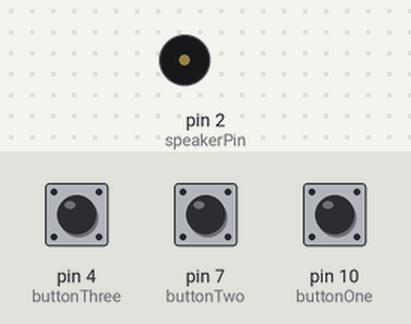
Bench run of a sketch on a simulated Arduino Uno, built with avr-gcc and run on an emulated ATmega328P. On the bench: buzzer (waves = sounding). The test bench sets the inputs (shaded band); at power-on: pin 4 (buttonThree) HIGH, pin 7 (buttonTwo) HIGH, pin 10 (buttonOne) HIGH.

Above: at 1.2 s.
1.3 s: pin 4 (buttonThree) pulled LOW for 0.15 s
At 2.33 s:
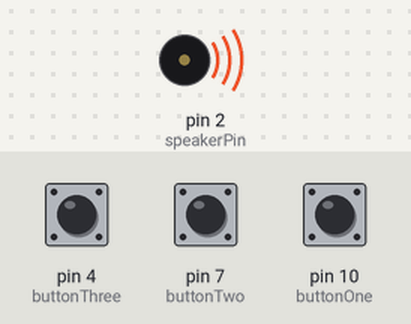
Timing chart, 0 to 8.7 s (numbered marks = the images above; inputs shaded):
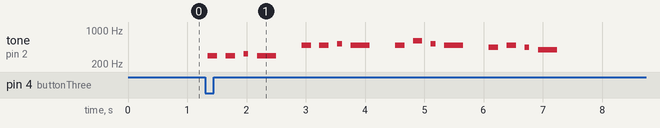

The sketch:

happy_birthday.ino
```cpp
const int speakerPin = 2;
const int buttonOne = 10;
const int buttonTwo = 7;
const int buttonThree = 4;

int buttonOneState = 1;
int buttonTwoState = 1;
int buttonThreeState = 1;


int speedOne = 5;

int speedTwo = 5;

int speedThree = 4;


int length = 28; // the number of notes

int lengthTwo = 34; // the number of notes

int lengthThree = 19;

char notes[] = "GGAGcB GGAGdc GGxecBA yyecdc";

char notesTwo[] = "DGGAGFEE EAABAGFD DBBcBAGE DDEAFGD";

char notesThree[] = "DDED BBcB BdcB ABAG";

int beats[] = { 2, 2, 8, 8, 8, 16, 1, 2, 2, 8, 8,8, 16, 1, 2,2,8,8,8,8,16, 1,2,2,8,8,8,16 };

int beatsTwo[] = {4, 4, 2, 2, 2, 2, 4, 4, 1, 4, 4, 2, 2, 2, 2, 4, 4, 1, 4, 4, 2, 2, 2, 2, 4, 4, 1, 4, 4, 8, 8, 8, 8};

int beatsThree[] {4, 4, 2, 8, 1, 4, 4, 2, 8, 1, 4, 4, 2, 8, 1, 4, 4, 2, 8};

int tempo = 150;

int tempoTwo=150;

int tempoThree=200;

void playTone(int tone, int duration) {

for (long i = 0; i < duration * 1000L; i += tone * 2) {

   digitalWrite(speakerPin, HIGH);

   delayMicroseconds(tone);

   digitalWrite(speakerPin, LOW);

   delayMicroseconds(tone);

}

}

void playNote(char note, int duration, int SPEE) {

char names[] = {'C', 'D', 'E', 'F', 'G', 'A', 'B',

                 'c', 'd', 'e', 'f', 'g', 'a', 'b',

                 'x', 'y' };

int tones[] = { 1915, 1700, 1519, 1432, 1275, 1136, 1014,

                 956,  834,  765,  593,  468,  346,  224,

                 655 , 715 };

//int SPEE = 5;

// play the tone corresponding to the note name

for (int i = 0; i < 17; i++) {

   if (names[i] == note) {
    int newduration = duration/SPEE;
     playTone(tones[i], newduration);

   }

}

}

void setup() {
  Serial.begin(9600);
  pinMode(speakerPin, OUTPUT);
  pinMode(buttonOne, INPUT);
  digitalWrite(buttonOne, HIGH);
  pinMode(buttonTwo, INPUT);
  digitalWrite(buttonTwo, HIGH);
  pinMode(buttonThree, INPUT);
  digitalWrite(buttonThree, HIGH);

}

void loop() {

  buttonOneState = digitalRead(buttonOne);
  buttonTwoState = digitalRead(buttonTwo);
  buttonThreeState = digitalRead(buttonThree);

  //Serial.println(buttonState);

  if (buttonOneState == LOW){
    for (int i = 0; i < length; i++) {

     if (notes[i] == ' ') {

       delay(beats[i] * tempo); // rest

     } else {

       playNote(notes[i], beats[i] * tempo, speedOne);

     }

     // pause between notes

     delay(tempo);

    }
  }

  if (buttonTwoState == LOW){
    for (int i = 0; i < lengthTwo; i++) {

     if (notesTwo[i] == ' ') {

       delay(beatsTwo[i] * tempoTwo); // rest

     } else {

       playNote(notesTwo[i], beatsTwo[i] * tempoTwo, speedTwo);

     }

     // pause between notes

     delay(tempo);

    }
  }

  if (buttonThreeState == LOW){
    for (int i = 0; i < lengthThree; i++) {

     if (notesThree[i] == ' ') {

       delay(beatsThree[i] * tempo); // rest

     } else {

       playNote(notesThree[i], beatsThree[i] * tempo, speedThree);

     }

     // pause between notes

     delay(tempo);

    }
  }

}
```

Measured:
- after the input at 1.3 s, tone on pin 2 (speakerPin): plays 294 Hz for 0.16 s, 294 Hz for 0.16 s, 328 Hz for 0.08 s, 294 Hz for 0.32 s, 491 Hz for 0.16 s, 491 Hz for 0.16 s … (16 notes in this stretch), starting after 0.05 s
